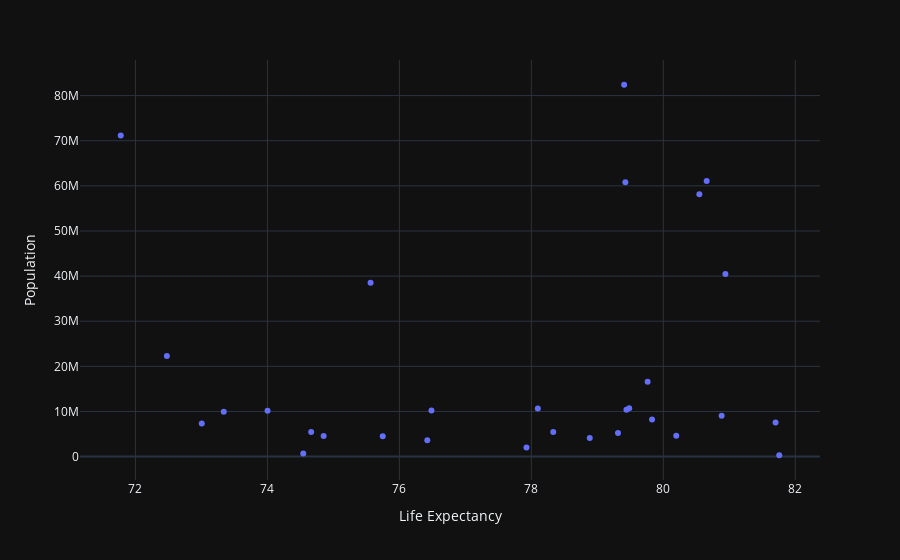

Notebook code cell kept with this figure:
### Code cell
fig = px.scatter(
    data_frame = europe_2007,
    x = 'Life Expectancy', y = 'Population', hover_data = ['Country']
)

fig.show()

### Figure 1 — Plotly figure (JSON) as saved in the notebook; plotly's stock layout.template omitted (floating-point values rounded to 4 significant figures)
{"data": [{"customdata": [["Albania"], ["Austria"], ["Belgium"], ["Bosnia and Herzegovina"], ["Bulgaria"], ["Croatia"], ["Czech Republic"], ["Denmark"], ["Finland"], ["France"], ["Germany"], ["Greece"], ["Hungary"], ["Iceland"], ["Ireland"], ["Italy"], ["Montenegro"], ["Netherlands"], ["Norway"], ["Poland"], ["Portugal"], ["Romania"], ["Serbia"], ["Slovak Republic"], ["Slovenia"], ["Spain"], ["Sweden"], ["Switzerland"], ["Turkey"], ["United Kingdom"]], "hovertemplate": "Life Expectancy=%{x}<br>Population=%{y}<br>Country=%{customdata[0]}<extra></extra>", "legendgroup": "", "marker": {"color": "#636efa", "symbol": "circle"}, "mode": "markers", "name": "", "orientation": "v", "showlegend": false, "x": [76.42, 79.83, 79.44, 74.85, 73.0, 75.75, 76.49, 78.33, 79.31, 80.66, 79.41, 79.48, 73.34, 81.76, 78.89, 80.55, 74.54, 79.76, 80.2, 75.56, 78.1, 72.48, 74.0, 74.66, 77.93, 80.94, 80.88, 81.7, 71.78, 79.42], "xaxis": "x", "y": [3600523, 8199783, 10392226, 4552198, 7322858, 4493312, 10228744, 5468120, 5238460, 61083916, 82400996, 10706290, 9956108, 301931, 4109086, 58147733, 684736, 16570613, 4627926, 38518241, 10642836, 22276056, 10150265, 5447502, 2009245, 40448191, 9031088, 7554661, 71158647, 60776238], "yaxis": "y", "type": "scatter"}], "layout": {"xaxis": {"anchor": "y", "domain": [0.0, 1.0], "title": {"text": "Life Expectancy"}}, "yaxis": {"anchor": "x", "domain": [0.0, 1.0], "title": {"text": "Population"}}, "legend": {"tracegroupgap": 0}, "margin": {"t": 60}}}
